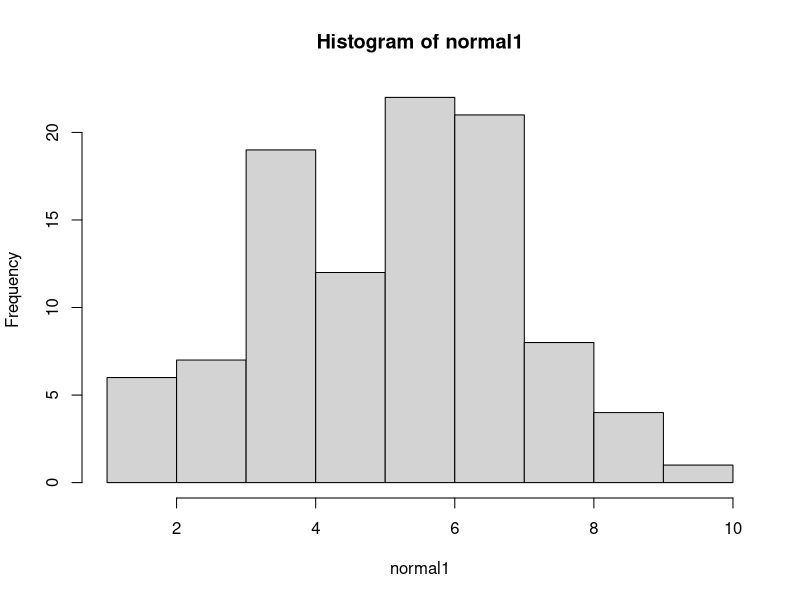
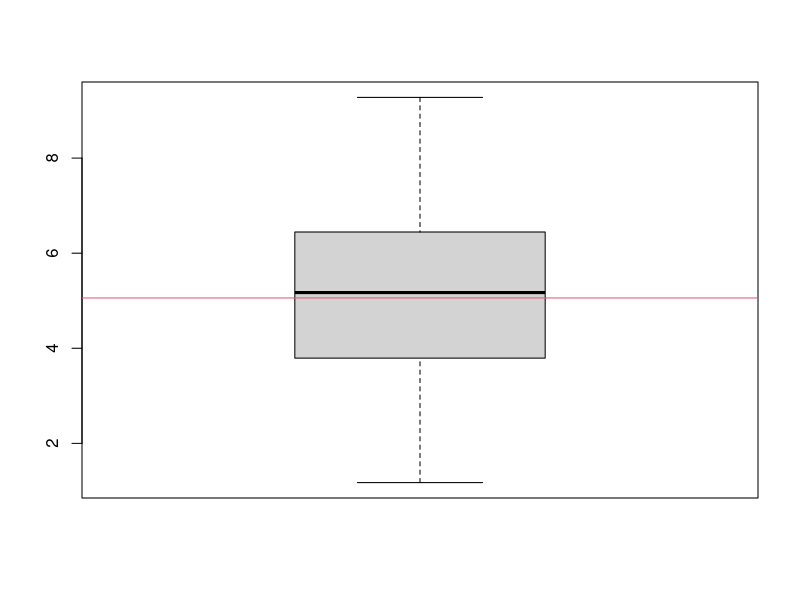
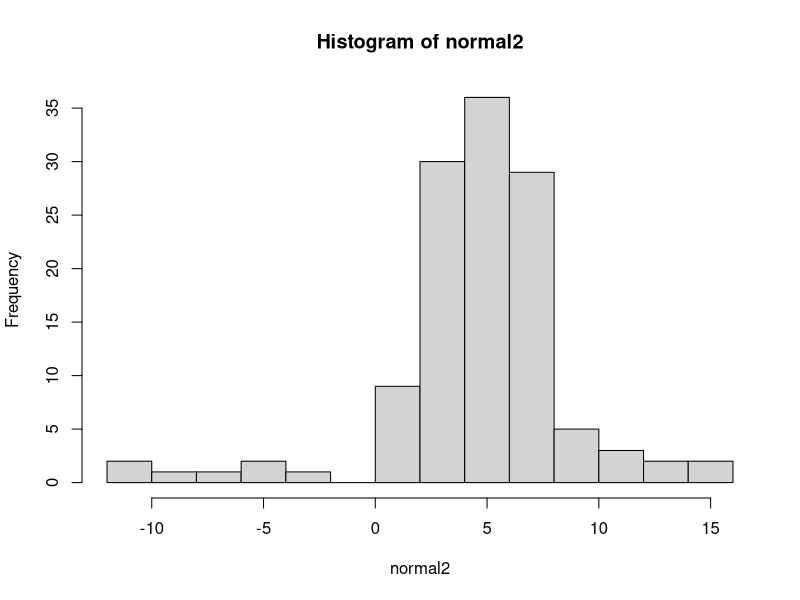
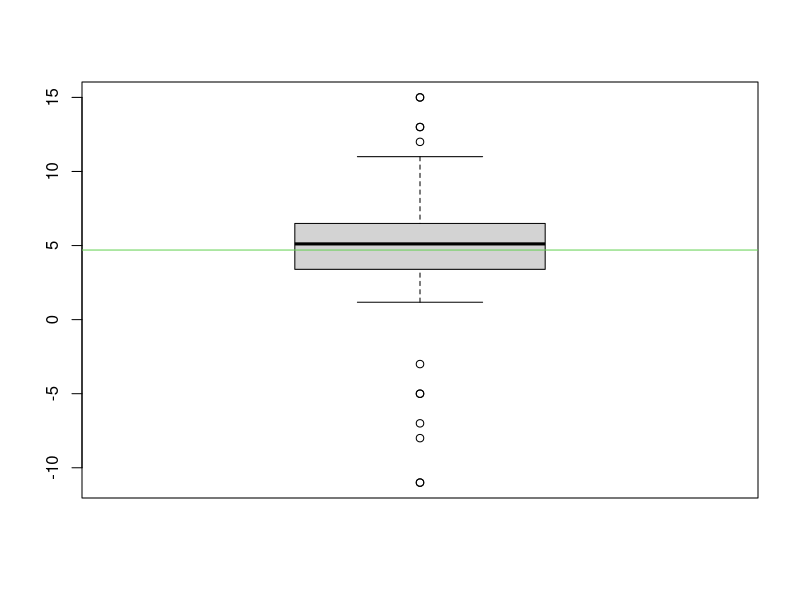
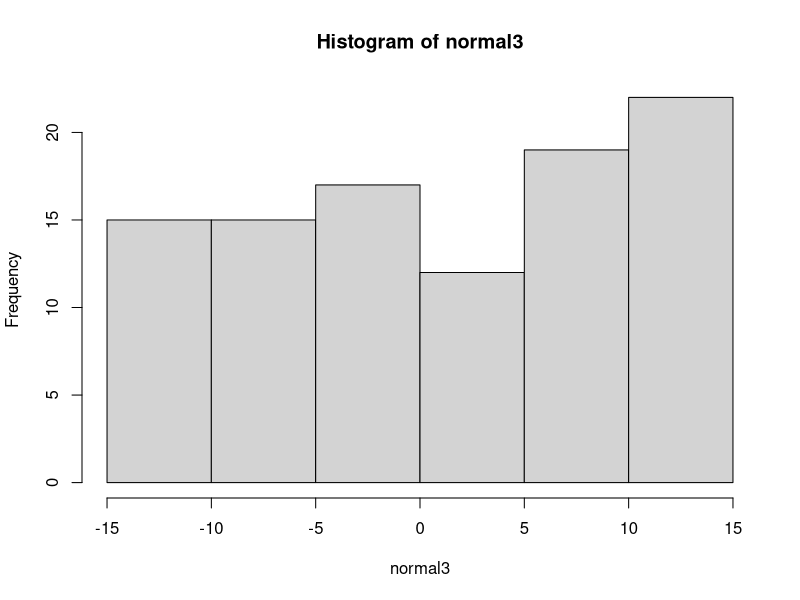
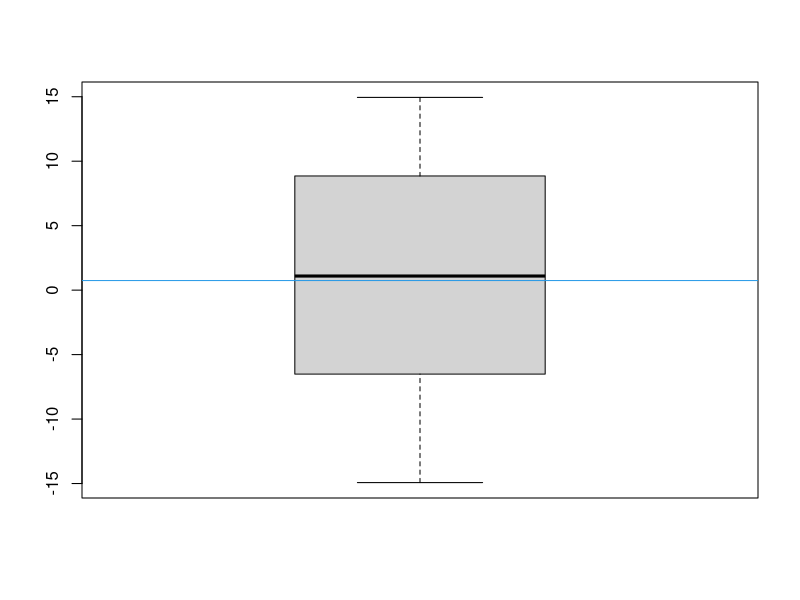
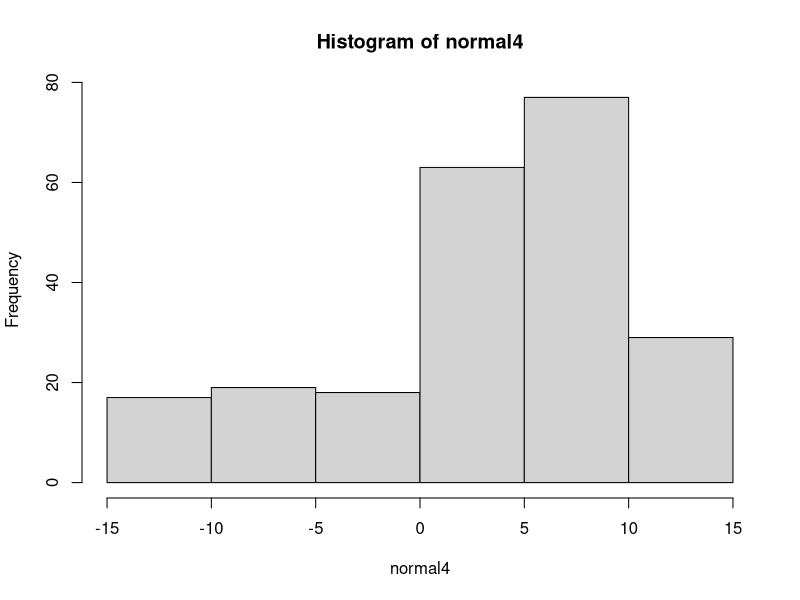
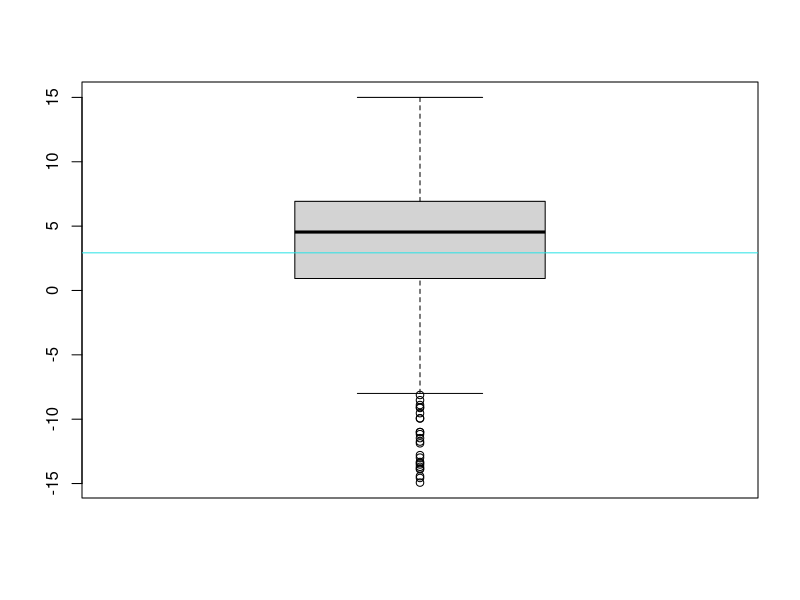

Reproduce these figures in R, in order.
## ---- chunk 1
normal1 <- rnorm(100, mean = 5, sd = 2)
hist(normal1)
median(normal1)
boxplot(normal1)
xbar <- mean(normal1)
abline(h=xbar, col = 2)
## ---- chunk 2
normal2 <- c(normal1, 15, 15, 12, 11, 13, 13, 11, 6, 6, 4, 4, 3, 3, 2, 2, 2,-11,-11,-3,-5,-7,-8,-5)
xbar2 <- mean(normal2)
hist(normal2 ,breaks = 10)
boxplot(normal2)
abline(h = xbar2, col = 3)
## ---- chunk 3
normal3 <-runif(100, min = -15, max = 15)
xbar3 <- mean(normal3)
hist(normal3 ,breaks = 10)
boxplot(normal3)
abline(h = xbar3, col = 4)
## ---- chunk 4
normal4 <-c(normal3,normal2)
xbar4 <- mean(normal4)
hist(normal4 ,breaks = 10)
boxplot(normal4)
abline(h = xbar4, col = 5)
## ---- chunk 5
boxplot(normal1,normal2,normal3,normal4,col = 2:5, range = 0)
text(x = 1, y = 12, label = "Normal\n Dist", cex = 0.7)
text(x = 2, y = -13, label = "Normal Dist\n & Outliers", cex = 0.7)
text(x = 3.3, y = 12, label = "Uniform Dist", cex = 0.7)
text(x = 4.3, y = -10,label = "Combined Dist", cex = 0.7)
boxplot(normal1,normal2,normal3,normal4,col = 2:5)
text(x = 1, y = 12, label = "Normal\n Dist", cex = 0.7)
text(x = 2, y = -13, label = "Normal Dist\n & Outliers", cex = 0.7)
text(x = 3.3, y = 12, label = "Uniform Dist", cex = 0.7)
text(x = 4.3, y = -10,label = "Combined Dist", cex = 0.7)
